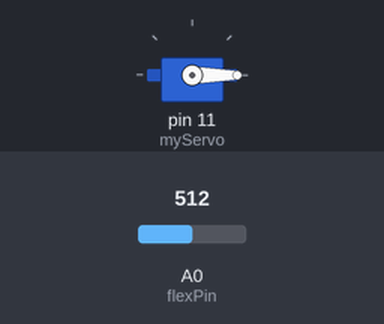
Bench run of a sketch on a simulated Arduino Uno, built with avr-gcc and run on an emulated ATmega328P. On the bench: servo. Inputs (shaded band) come from the test bench; at power-on: A0 (flexPin) = 512.

Above: at 1.2 s.
1.3 s: A0 (flexPin) set to 900
At 2.3 s:
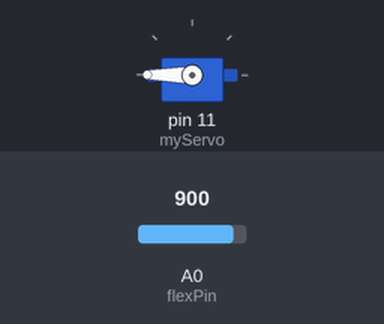
2.8 s: A0 (flexPin) set to 716
At 3.3 s:
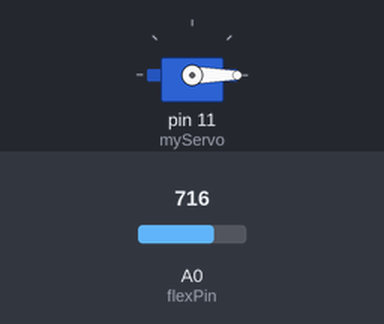
4.3 s: A0 (flexPin) set to 1023
At 5.6 s:
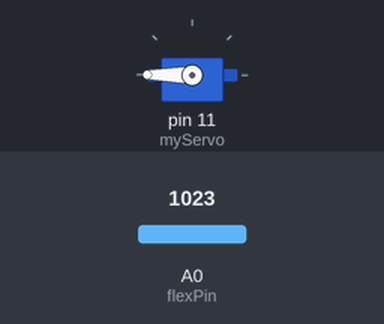
Timing chart, 0 to 7.3 s (numbered marks = the images above; inputs shaded):
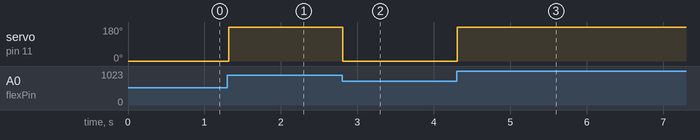

Measured:
- after the input at 1.3 s, servo on pin 11 (myServo): 0° → 180° at once
- after the input at 2.8 s, servo on pin 11 (myServo): 180° → 0° at once
- after the input at 4.3 s, servo on pin 11 (myServo): 0° → 180° at once

The sketch:

flex_servo.ino
```cpp
#include <Servo.h>

Servo myServo;

const int flexPin = A0;

void setup()
{
  myServo.attach(11);
}

void loop()
{
  int flexValue;
  int servoPosition;

  flexValue = analogRead(flexPin);

  servoPosition = map(flexValue, 800, 900, 0, 180);
  servoPosition = constrain(servoPosition, 0, 180);

  myServo.write(servoPosition);

  delay(20);
}
```
